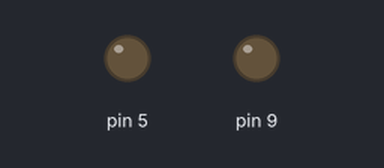
A sketch run on a simulated Arduino Uno, built with avr-gcc and run on an emulated ATmega328P. On the bench: output pins drawn as LEDs (lit = HIGH).

Above: at 0.15 s.
At 15.45 s:
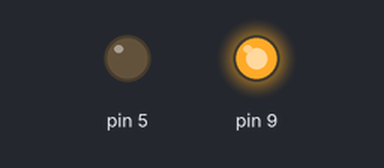
Timing chart, 0 to 15.6 s (numbered marks = the images above):
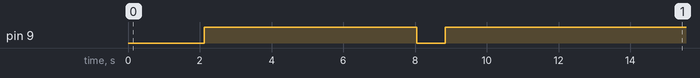

Measured:
- by itself, pin 9: LOW → HIGH at 2.1 s, → LOW 5.9 s later, → HIGH 0.80 s later

The sketch:

Example.ino
```cpp
// A video demonstration of this program is available at:
//   https://dl.dropboxusercontent.com/u/71313978/arduino.avi

#include "SLMusic.h"
using namespace slm;

#define REST(x) (Note("R", x))

Led testLed(9);          // led at pin 9
Buzzer testBuzzer(5);    // buzzer at pin 5

int testNotesLength = 40;
int loopCount = 2;

Note testNotes[] = {
  Note("C3", "4/6"), Note("D#3", "5/6"), Note("F3", "3/6"),
  Note("C3", "4/6"), Note("D#3", "5/6"), Note("F3", "3/6"),
  Note("C3", "4/6"), Note("D#3", "5/6"), Note("F3", "3/6"),
  Note("C3", "4/6"), Note("D#3", "5/6"), REST("3/6"),

  Note("C4", "1/3"),  Note("F4", "1/6"), Note("C5", "1/12"), Note("F4", "1/12"),
  Note("D#4", "5/6"), Note("F4", "1/3"), Note("D#4", "1/6"),

  Note("C4", "1/3"),  Note("F4", "1/6"), Note("C5", "1/12"), Note("F4", "1/12"),
  Note("D#4", "5/6"), Note("F4", "3/6"),

  Note("C4", "1/3"),  Note("F4", "1/6"), Note("C5", "1/12"), Note("F4", "1/12"),
  Note("D#4", "5/6"), Note("F4", "1/3"), Note("D#4", "1/6"),

  Note("C4", "1/3"),  Note("F4", "1/6"), Note("C5", "1/12"), Note("F4", "1/12"),
  Note("D#4", "5/6"), Note("F4", "1/6"), Note("A#4", "1/6"), Note("F5", "1/6")
};

void setup()
{
  // environment variables...
  setMiddleAPitch(440);
  setTimeSignature("3/4");
  setBPM(168);
}

void loop()
{
  Millisecond delta = millis();

  if (!testBuzzer.NotesLeft() && loopCount)
  {
    testBuzzer.PushNotes(testNotes, testNotesLength);
    loopCount--;
  }

  // When a new note starts playing, light the led and fade it down
  if (testBuzzer.VUpdate(delta))
  {
    // Here the fade is synchronized with the note
    testLed.Fade(255, 0, testBuzzer.GetCurrentNote().GetDuration());
  }

  testLed.VUpdate(delta);
}
```

Common.h
```cpp
#ifndef SLMUSIC_COMMON_H
#define SLMUSIC_COMMON_H

#include <stdlib.h>
#include <stdint.h>

#define ON  true
#define OFF false

#define abs(n) ((n) < 0 ? (-(n)) : (n))
#define sgn(n) ((n) < 0 ? -1 : 1)

// Needed for Visual Micro
#ifndef OUTPUT
#define OUTPUT 0x1
#endif // OUTPUT

void tone(uint8_t, unsigned int, unsigned long);
void noTone(uint8_t);

extern "C"
{
  unsigned long millis();
  void delay(unsigned long);
  void pinMode(uint8_t, uint8_t);
  void analogWrite(uint8_t, int);
  void digitalWrite(uint8_t, uint8_t);
}

namespace slm
{
  typedef unsigned long Millisecond;
  typedef unsigned int Hertz;
}

#endif // SLMUSIC_COMMON_H
```

Music.cpp
```cpp
#include "Music.h"

namespace slm
{
  // octave 4, A = 0
  int notes[] = {-9, -7, -5, -4, -2, 0, 2};

  namespace _ENV
  {
    Hertz A4 = 440;
    int BAR = 4;
    int BEAT = 4;
    int BPM = 120;
  }

  void setMiddleAPitch(Hertz pitch)
  {
    _ENV::A4 = pitch;
  }

  void setTimeSignature(const char* signature)
  {
    int index = strcspn(signature, "/");
    _ENV::BAR = stringToInt(signature);
    _ENV::BEAT = stringToInt(signature, index + 1);
  }

  void setBPM(int bpm)
  {
    _ENV::BPM = bpm;
  }

  Note::Note()
  {
    m_isRest = true;
  }

  Note::Note(const Note& note)
  {
    m_pitch = note.m_pitch;
    m_length = note.m_length;
    m_isRest = note.m_isRest;
  }

  Note::Note(const char* pitch, const char* length)
  {
    SetPitch(pitch);
    SetLength(length);
  }

  Note& Note::operator=(const Note& note)
  {
    m_pitch = note.m_pitch;
    m_length = note.m_length;
    m_isRest = note.m_isRest;
    return *this;
  }

  void Note::SetPitch(const char* pitch)
  {
    m_isRest = false;

    // Finding out the distance of the note from A
    switch (pitch[0])
    {
    case 'C':
      m_pitch = notes[C];
      break;
    case 'D':
      m_pitch = notes[D];
      break;
    case 'E':
      m_pitch = notes[E];
      break;
    case 'F':
      m_pitch = notes[F];
      break;
    case 'G':
      m_pitch = notes[G];
      break;
    case 'A':
      m_pitch = notes[A];
      break;
    case 'B':
      m_pitch = notes[B];
      break;
    // 'R' for rest
    case 'R':
      m_isRest = true;
      return;
    }

    // Put the note in the right octave
    int octave = pitch[strlen(pitch) - 1] - '0';
    // -4 because middle A is A4
    m_pitch += (octave - 4) * 12;

    // Apply sharps(#) and flats(b)
    for (int i = 1; i < strlen(pitch) - 1; i++)
    {
      switch (pitch[i])
      {
      case '#':
        m_pitch++;
        break;
      case 'b':
        m_pitch--;
        break;
      }
    }
  }

  void Note::SetLength(const char* length)
  {
    int index = strcspn(length, "/");
    // If the note length is an integer
    if (index == strlen(length))
    {
      m_length = stringToInt(length);
    }
    // If the note length is a fraction
    else
    {
      float numerator = stringToInt(length);
      float denominator = stringToInt(length, index + 1);
      m_length = numerator / denominator;
    }
  }

  Hertz Note::GetFrequency() const
  {
    return pow(2, m_pitch / 12.f) * _ENV::A4 + 0.5;
  }

  Millisecond Note::GetDuration() const
  {
    float beatsPerSecond = 60.f / _ENV::BPM;
    float timeSignature = _ENV::BAR / (float)_ENV::BEAT;
    return beatsPerSecond * timeSignature * 4 * m_length * 1000 + 0.5;
  }
}
```

Music.h
```cpp
#ifndef SLMUSIC_MUSIC_H
#define SLMUSIC_MUSIC_H

#include <math.h>
#include "Common.h"
#include "Utilities.h"

namespace slm
{
  // Environment variables
  namespace _ENV
  {
    // Middle A pitch
    extern Hertz A4;
    // Time signature
    extern int BAR;
    extern int BEAT;
    // Beats per minute
    extern int BPM;
  }

  // Sets pitch of middle A
  void setMiddleAPitch(Hertz pitch);

  // Sets time signature in the format "bar/beat" (e.g. "3/8")
  void setTimeSignature(const char* signature);

  // Sets beats per minute
  void setBPM(int bpm);

  enum Scale { C, D, E, F, G, A, B };
  extern int notes[7];

  class Note
  {
  private:
    int m_pitch;
    float m_length;
    bool m_isRest;

  public:
    Note();
    Note(const Note& note);
    // Sets the pitch and length of the note in the format: Note("C#3", "1/4");
    // Use "R" as pitch for rest
    Note(const char* pitch, const char* length);

    Note& operator=(const Note& note);

    void SetPitch(const char* pitch);
    void SetLength(const char* length);

    bool IsRest() const { return m_isRest; }

    // Returns the frequency of note
    Hertz GetFrequency() const;
    // Returns note duration in milliseconds
    Millisecond GetDuration() const;
  };

  // future
  /*class Arpeggiator
  {
  private:
    float m_rate;
    Note* m_notes;
    bool m_direction;

  public:
    Arpeggiator(const char* rate);

    void SetRate(const char* rate);

    void AddNote(const Note& note);
    void AddNotes(const Note& note);

    void SetDirection(bool direction);
  };*/
}

#endif // SLMUSIC_MUSIC_H
```

Output.cpp
```cpp
#include "Output.h"

namespace slm
{
  // Set digital state
  void Output::SetState(bool state)
  {
    m_state = state;
    m_value = state * 255;
    digitalWrite(m_pin, state);
  }

  void Output::ToggleState()
  {
    if (m_state)
    {
      SetState(OFF);
    }
    else
    {
      SetState(ON);
    }
  }

  // Set 'analog' state
  void Output::SetValue(int value)
  {
    m_value = value;
    m_state = value;
    analogWrite(m_pin, value);
  }

  void Led::Fade(int startValue, int endValue, Millisecond duration)
  {
    m_fadeStartValue = startValue;
    m_fadeEndValue = endValue;
    m_fadeDuration = duration;
    m_fadeStartTime = 0;
    m_fading = true;
  }

  bool Led::VUpdate(Millisecond delta)
  {
    if (m_fading)
    {
      // If the fade did not start yet
      if (!m_fadeStartTime)
      {
        m_value = m_fadeStartValue;
        m_fadeStartTime = delta;
      }

      Millisecond timeFromStart = delta - m_fadeStartTime;
      Millisecond timeFromLastFade = delta - m_lastFadeUpdate;

      // If the fade is still going on
      if (timeFromStart < m_fadeDuration)
      {
        float difference = m_fadeEndValue - m_fadeStartValue;
        Millisecond fadeInterval = m_fadeDuration / abs(difference) + 0.5;

        if (timeFromLastFade >= fadeInterval)
        {
          m_value += sgn(difference);
          m_lastFadeUpdate = delta;
        }
      }
      // If the fade stopped
      else
      {
        m_value = m_fadeEndValue;
        m_fadeStartTime = 0;
        m_fading = false;
      }
    }

    SetValue(m_value);
    m_lastUpdate = delta;
    return false;
  }

  void Buzzer::PushNote(const Note& note)
  {
    m_noteQueue.PushBack(note);
  }

  void Buzzer::PushNotes(Note* notes, int length)
  {
    for (int i = 0; i < length; i++)
    {
      m_noteQueue.PushBack(notes[i]);
    }
  }

  bool Buzzer::VUpdate(Millisecond delta)
  {
    bool newNoteStarted = false;

    // If there are still notes left
    if (m_noteQueue.Size())
    {
      // If there is no note playing at the moment
      if (!m_currentNoteStart)
      {
        m_currentNoteStart = delta;
        //m_currentNote = m_noteQueue.PopFront();
        m_currentNote = m_noteQueue.Front();
        newNoteStarted = true;
      }

      Millisecond timeFromStart = delta - m_currentNoteStart;

      if (timeFromStart < m_currentNote.GetDuration())
      {
        // If note is not a rest, play it
        if (!m_currentNote.IsRest())
        {
          tone(m_pin, m_currentNote.GetFrequency(), 0);
        }
        // If note is a rest, do not count it as new
        else
        {
          newNoteStarted = false;
        }
      }
      // If done with current note
      else
      {
        noTone(m_pin);
        // shouldn't be here...
        m_noteQueue.PopFront();
        m_currentNoteStart = 0;
      }
    }

    m_lastUpdate = delta;
    return newNoteStarted;
  }
}
```

Output.h
```cpp
#ifndef SLMUSIC_OUTPUT_H
#define SLMUSIC_OUTPUT_H

#include "Common.h"
#include "Music.h"
#include "Utilities.h"

namespace slm
{
  class Output
  {
  protected:
    uint8_t m_pin;
    bool m_state;
    int m_value;
    Millisecond m_lastUpdate;

  public:
    Output(uint8_t pin, bool state = OFF) : \
      m_pin(pin), m_lastUpdate(0) { pinMode(pin, OUTPUT); SetState(state);}

    uint8_t GetPin() const { return m_pin; }

    // Digital methods
    void SetState(bool state);
    void ToggleState();
    bool GetState() const { return m_state; }

    // PWM methods
    void SetValue(int value);
    int GetValue() const { return m_value; }

    virtual bool VUpdate(Millisecond delta) = 0;
  };

  class Led : public Output
  {
  private:
    bool m_fading;
    int m_fadeStartValue;
    int m_fadeEndValue;
    Millisecond m_lastFadeUpdate;
    Millisecond m_fadeStartTime;
    Millisecond m_fadeDuration;

  public:
    Led(uint8_t pin, bool state = OFF) : \
      Output(pin, state), m_fading(false) { }

    // Fades the led 'internally', but does not update its value
    void Fade(int startValue, int endValue, Millisecond time);
    bool IsFading() const { return m_fading; }

    // Updates the led, keeping track of current fade status
    bool VUpdate(Millisecond delta);
  };

  class Buzzer : public Output
  {
  private:
    Millisecond m_currentNoteStart;
    Note m_currentNote;
    Queue<Note> m_noteQueue;

  public:
    Buzzer(uint8_t pin, bool state = OFF) : \
      Output(pin, state), m_currentNoteStart(0) { }

    const Note& GetCurrentNote() const { return m_currentNote; }
    bool NotesLeft() const { return m_noteQueue.Size(); }

    void PushNote(const Note& note);
    void PushNotes(Note* notes, int length);

    // Consumes note queue, returns true if new note started playing
    bool VUpdate(Millisecond delta);
  };
}

#endif // SLMUSIC_OUTPUT_H
```

SLMusic.h
```cpp
#ifndef SLMUSIC_H
#define SLMUSIC_H

#include "Common.h"
#include "Music.h"
#include "Output.h"
#include "Utilities.h"

#endif // SLMUSIC_H
```

Utilities.cpp
```cpp
#include "Utilities.h"

namespace slm
{
  int stringToInt(const char* str, int index)
  {
    char* temp;
    if (index)
    {
      return strtol(&str[index], &temp, 10);
    }
    return strtol(str, &temp, 10);
  }
}
```

Utilities.h
```cpp
#ifndef SLMUSIC_UTILITIES_H
#define SLMUSIC_UTILITIES_H

#include <stdlib.h>
#include <string.h>

#define SLM_MAXQUEUESIZE 128

namespace slm
{
  int stringToInt(const char* str, int index = 0);

  template <class T>
  class Queue
  {
  private:
    T* m_data;
    int m_maxSize;
    int m_elements;
    //int m_beginning;
    int m_end;

  public:
    Queue(int maxSize = SLM_MAXQUEUESIZE);
    Queue(const Queue& queue);
    ~Queue();

    //const T& Front() const { return m_data[m_beginning]; }
    const T& Front() const { return m_data[0]; }
    const T& Back() const { return m_data[m_end]; }

    int Size() const { return m_elements; }

    void PushBack(const T& element);
    //T PopFront();
    void PopFront();
  };

  // Queue implementation
  template <class T>
  Queue<T>::Queue(int maxSize)
  {
    m_data = new T[maxSize + 1];
    m_maxSize = maxSize;
    m_elements = 0;
    //m_beginning = 0;
    m_end = 0;
  }

  template <class T>
  Queue<T>::Queue(const Queue& queue)
  {
    m_maxSize = queue.m_maxSize;
    m_elements = queue.m_elements;
    //m_beginning = queue.m_beginning;
    m_end = queue.m_end;
    m_data = new T[m_maxSize + 1];

    for (int i = 0; i < queue.Size(); i++)
    {
      m_data[i] = queue.m_data[i];
    }
  }

  template <class T>
  Queue<T>::~Queue()
  {
    delete[] m_data;
  }

  template <class T>
  void Queue<T>::PushBack(const T& element)
  {
    if (m_elements > m_maxSize)
    {
      return;
    }

    m_data[m_end++] = element;
    m_elements++;

    if (m_end > m_maxSize)
    {
      m_end -= m_maxSize + 1;
    }
  }

  // Doesn't work, no idea why
  // hard to debug without error messages
  /*template <class T>
  T Queue<T>::PopFront()
  {
    if (m_elements < 1)
    {
      return;
    }

    T element = T(m_data[m_beginning++]);
    m_elements--;

    if (m_beginning > m_maxSize)
    {
      m_beginning -= m_maxSize + 1;
    }

    return element;
  }*/

  template <class T>
  void Queue<T>::PopFront()
  {
    if (m_elements < 1)
    {
      return;
    }

    m_elements--;
    m_end--;

    for (int i = 0; i < m_elements; i++)
    {
      m_data[i] = m_data[i + 1];
    }
  }
}

#endif // SLMUSIC_UTILITIES_H
```
